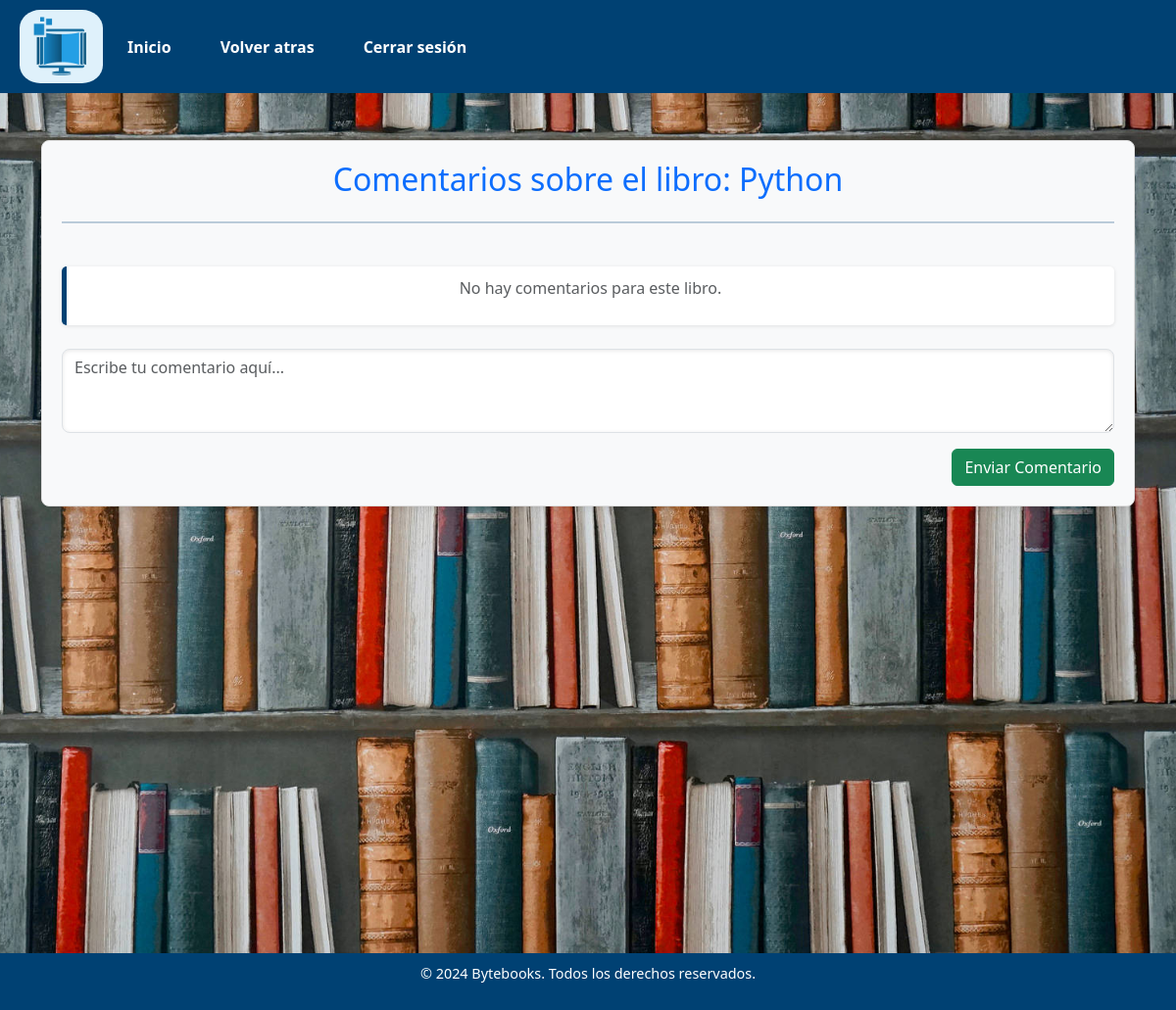
Page /user/view_comments/2 (signed in) on the earlier database version.
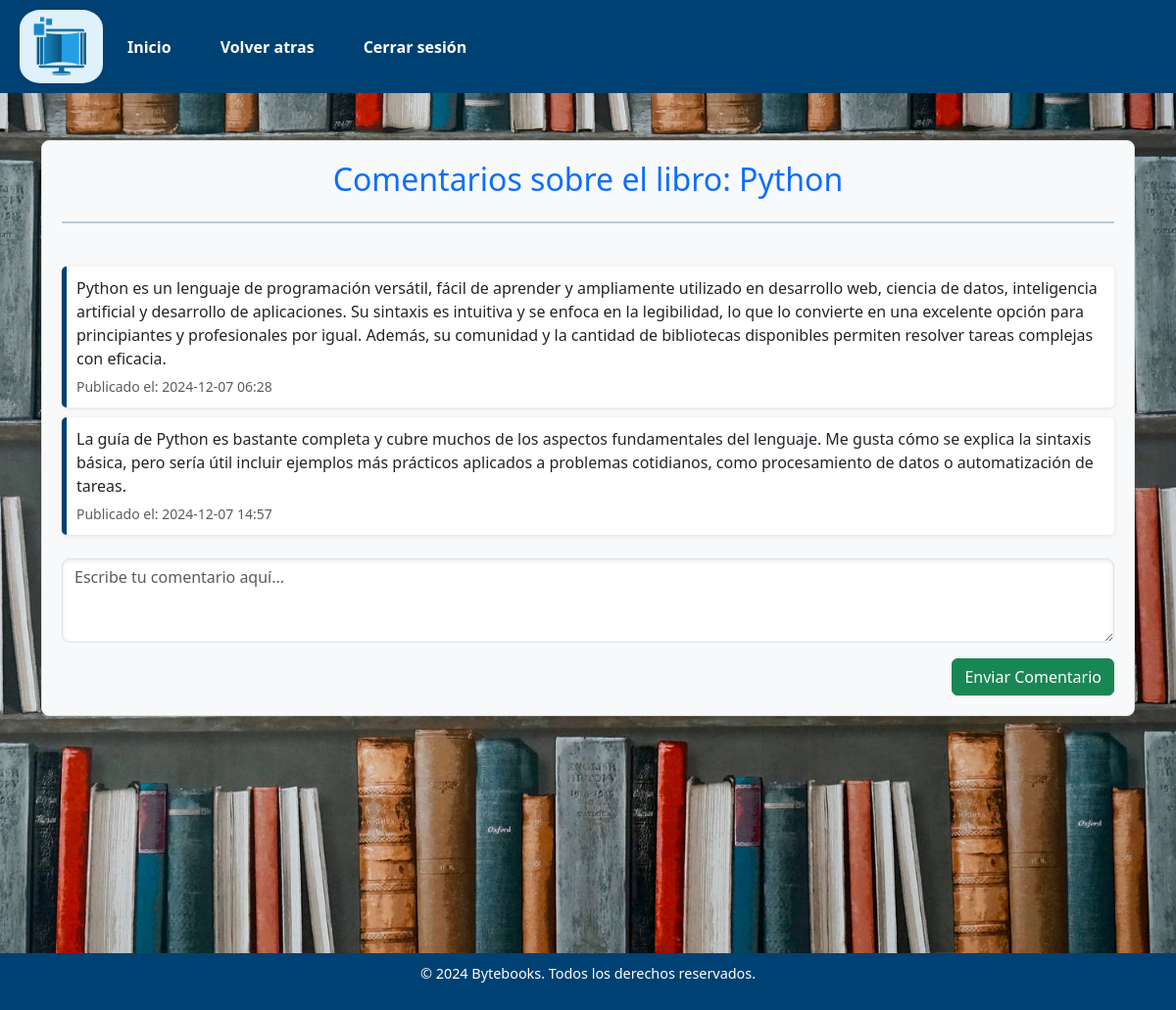
Same page on the later database version.
### models.py (models this page shows)
class Comentario(db.Model):
    __tablename__ = 'comentarios'
    id_comentario = db.Column(db.Integer, primary_key=True)  # ID único del comentario
    id_libro = db.Column(db.Integer, db.ForeignKey('libros.id_libro'), nullable=False)  # Relación con el libro
    comentario = db.Column(db.Text, nullable=False)  # Contenido del comentario
    fecha_hora = db.Column(db.DateTime, nullable=False, default=datetime.now)  # Fecha y hora del comentario
    libro = db.relationship('Libro', backref='comentarios')  # Relación con el modelo Libro

### routes/user_routes.py (the view)
@user_bp.route('/view_comments/<int:libro_id>', methods=['GET'])
@user_required
def view_comments(libro_id):
    libro = Libro.query.get_or_404(libro_id)
    comentarios = Comentario.query.filter_by(id_libro=libro_id).all()
    return render_template('view_comments.html', libro=libro, comentarios=comentarios)

### routes/user_routes.py (called while the page is built)
def user_required(f):
    @wraps(f)
    def decorated_function(*args, **kwargs):
        if 'user_id' not in session:
            return redirect(url_for('byte.login'))  # Redirige al login si no está autenticado
        user = Usuario.query.get(session['user_id'])
        if not user or user.is_admin:
            return redirect(url_for('admin.dashboard'))
        return f(*args, **kwargs)
    return decorated_function

### templates/user/view_comments.html (shortened to what this page needs)
<!DOCTYPE html>
<html lang="es">
<head>
    <link href="https://cdn.jsdelivr.net/npm/bootstrap@5.3.2/dist/css/bootstrap.min.css" rel="stylesheet">
</head>
<body>
    {% include 'user/comments_Cabecera.html' %}
    <div class="content container mt-5">
        <div class="bg-comments">
            <h2 class="text-center text-primary mb-4">Comentarios sobre el libro: {{ libro.nombre_libro }}</h2>
            <hr>
            <br>
            <div class="comments-section mb-4">
                {% for comentario in comentarios %}
                <div class="comment-box">
                    <p class="mb-1">{{ comentario.comentario }}</p>
                    <small class="text-muted">Publicado el: {{ comentario.fecha_hora.strftime('%Y-%m-%d %H:%M') }}</small>
                </div>
                {% else %}
                <div class="comment-box text-center">
                    <p class="text-muted">No hay comentarios para este libro.</p>
                </div>
                {% endfor %}
            </div>
            <div class="comment-form mt-3">
                <form action="{{ url_for('user.add_comment', libro_id=libro.id_libro) }}" method="POST">
                    <div class="mb-3">
                        <textarea class="form-control" name="comentario" placeholder="Escribe tu comentario aquí..." rows="3" required></textarea>
                    </div>
                    <div class="d-flex justify-content-end">
                        <button type="submit" class="btn btn-success">Enviar Comentario</button>
                    </div>
                </form>
            </div>
        </div>
    </div>
    {% include 'user/Pie.html' %}
</body>
</html>

Differences in the rows shown:
added Comentario: comentario "Python es un lenguaje de programación versátil, fácil de aprender y ampliamente utilizado en desarrollo web, ciencia de datos, inteligencia artificial y desarrollo de aplicaciones. Su sintaxis es intuitiva y se enfoca en la legibilidad, lo que lo convierte en una excelente opción para principiantes y profesionales por igual. Además, su comunidad y la cantidad de bibliotecas disponibles permiten resolver tareas complejas con eficacia.", fecha_hora "2024-12-07 06:28"
added Comentario: comentario "La guía de Python es bastante completa y cubre muchos de los aspectos fundamentales del lenguaje. Me gusta cómo se explica la sintaxis básica, pero sería útil incluir ejemplos más prácticos aplicados a problemas cotidianos, como procesamiento de datos o automatización de tareas.", fecha_hora "2024-12-07 14:57"
Other differences:
text no longer shown: "No hay comentarios para este libro."
